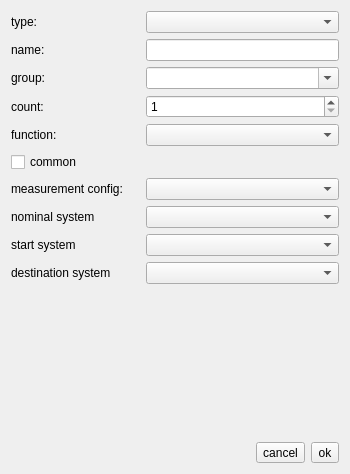
<?xml version="1.0" encoding="UTF-8"?>
<ui version="4.0">
 <class>CreateFeatureDialog</class>
 <widget class="QDialog" name="CreateFeatureDialog">
  <property name="geometry">
   <rect>
    <x>0</x>
    <y>0</y>
    <width>350</width>
    <height>474</height>
   </rect>
  </property>
  <property name="sizePolicy">
   <sizepolicy hsizetype="Preferred" vsizetype="Preferred">
    <horstretch>0</horstretch>
    <verstretch>0</verstretch>
   </sizepolicy>
  </property>
  <property name="windowTitle">
   <string>Dialog</string>
  </property>
  <layout class="QGridLayout" name="gridLayout">
   <item row="0" column="0">
    <layout class="QHBoxLayout" name="horizontalLayout_9" stretch="2,3">
     <property name="sizeConstraint">
      <enum>QLayout::SetDefaultConstraint</enum>
     </property>
     <item>
      <widget class="QLabel" name="label_entityType">
       <property name="text">
        <string>type:</string>
       </property>
      </widget>
     </item>
     <item>
      <widget class="QComboBox" name="comboBox_entityType">
       <property name="sizeAdjustPolicy">
        <enum>QComboBox::AdjustToMinimumContentsLength</enum>
       </property>
      </widget>
     </item>
    </layout>
   </item>
   <item row="1" column="0">
    <layout class="QVBoxLayout" name="verticalLayout">
     <property name="sizeConstraint">
      <enum>QLayout::SetDefaultConstraint</enum>
     </property>
     <item>
      <layout class="QHBoxLayout" name="horizontalLayout_2" stretch="2,3">
       <item>
        <widget class="QLabel" name="label_name">
         <property name="text">
          <string>name:</string>
         </property>
        </widget>
       </item>
       <item>
        <widget class="QLineEdit" name="lineEdit_name">
         <property name="placeholderText">
          <string/>
         </property>
        </widget>
       </item>
      </layout>
     </item>
     <item>
      <layout class="QHBoxLayout" name="horizontalLayout_7" stretch="2,3">
       <item>
        <widget class="QLabel" name="label_group">
         <property name="text">
          <string>group: </string>
         </property>
        </widget>
       </item>
       <item>
        <widget class="QComboBox" name="comboBox_group">
         <property name="editable">
          <bool>true</bool>
         </property>
         <property name="sizeAdjustPolicy">
          <enum>QComboBox::AdjustToMinimumContentsLength</enum>
         </property>
        </widget>
       </item>
      </layout>
     </item>
     <item>
      <layout class="QHBoxLayout" name="horizontalLayout_3" stretch="2,3">
       <item>
        <widget class="QLabel" name="label_count">
         <property name="text">
          <string>count:</string>
         </property>
        </widget>
       </item>
       <item>
        <widget class="QSpinBox" name="spinBox_count">
         <property name="minimum">
          <number>1</number>
         </property>
         <property name="maximum">
          <number>1000</number>
         </property>
        </widget>
       </item>
      </layout>
     </item>
     <item>
      <layout class="QHBoxLayout" name="horizontalLayout_8" stretch="2,3">
       <item>
        <widget class="QLabel" name="label_function">
         <property name="text">
          <string>function:</string>
         </property>
        </widget>
       </item>
       <item>
        <widget class="QComboBox" name="comboBox_function">
         <property name="sizePolicy">
          <sizepolicy hsizetype="Ignored" vsizetype="Fixed">
           <horstretch>0</horstretch>
           <verstretch>0</verstretch>
          </sizepolicy>
         </property>
         <property name="sizeAdjustPolicy">
          <enum>QComboBox::AdjustToMinimumContentsLength</enum>
         </property>
        </widget>
       </item>
      </layout>
     </item>
    </layout>
   </item>
   <item row="2" column="0">
    <layout class="QHBoxLayout" name="horizontalLayout_11" stretch="1,2">
     <item>
      <widget class="QCheckBox" name="checkBox_common">
       <property name="text">
        <string>common</string>
       </property>
      </widget>
     </item>
     <item>
      <spacer name="horizontalSpacer_2">
       <property name="orientation">
        <enum>Qt::Horizontal</enum>
       </property>
       <property name="sizeHint" stdset="0">
        <size>
         <width>40</width>
         <height>20</height>
        </size>
       </property>
      </spacer>
     </item>
    </layout>
   </item>
   <item row="4" column="0">
    <layout class="QHBoxLayout" name="horizontalLayout_10" stretch="2,3">
     <item>
      <widget class="QLabel" name="label_mConfig">
       <property name="text">
        <string>measurement config:</string>
       </property>
      </widget>
     </item>
     <item>
      <widget class="QComboBox" name="comboBox_mConfig">
       <property name="sizeAdjustPolicy">
        <enum>QComboBox::AdjustToMinimumContentsLength</enum>
       </property>
      </widget>
     </item>
    </layout>
   </item>
   <item row="5" column="0">
    <layout class="QHBoxLayout" name="horizontalLayout_4" stretch="2,3">
     <item>
      <widget class="QLabel" name="label_nominalSystem">
       <property name="text">
        <string>nominal system</string>
       </property>
      </widget>
     </item>
     <item>
      <widget class="QComboBox" name="comboBox_nominalSystem">
       <property name="sizeAdjustPolicy">
        <enum>QComboBox::AdjustToMinimumContentsLength</enum>
       </property>
      </widget>
     </item>
    </layout>
   </item>
   <item row="6" column="0">
    <layout class="QVBoxLayout" name="verticalLayout_3">
     <property name="sizeConstraint">
      <enum>QLayout::SetDefaultConstraint</enum>
     </property>
     <item>
      <layout class="QHBoxLayout" name="horizontalLayout_5" stretch="2,3">
       <item>
        <widget class="QLabel" name="label_startSystem">
         <property name="text">
          <string>start system</string>
         </property>
        </widget>
       </item>
       <item>
        <widget class="QComboBox" name="comboBox_startSystem">
         <property name="sizeAdjustPolicy">
          <enum>QComboBox::AdjustToMinimumContentsLength</enum>
         </property>
        </widget>
       </item>
      </layout>
     </item>
     <item>
      <layout class="QHBoxLayout" name="horizontalLayout_6" stretch="2,3">
       <item>
        <widget class="QLabel" name="label_destinationSystem">
         <property name="text">
          <string>destination system</string>
         </property>
        </widget>
       </item>
       <item>
        <widget class="QComboBox" name="comboBox_destinationSystem">
         <property name="sizeAdjustPolicy">
          <enum>QComboBox::AdjustToMinimumContentsLength</enum>
         </property>
        </widget>
       </item>
      </layout>
     </item>
    </layout>
   </item>
   <item row="7" column="0">
    <spacer name="verticalSpacer">
     <property name="orientation">
      <enum>Qt::Vertical</enum>
     </property>
     <property name="sizeType">
      <enum>QSizePolicy::Expanding</enum>
     </property>
     <property name="sizeHint" stdset="0">
      <size>
       <width>20</width>
       <height>40</height>
      </size>
     </property>
    </spacer>
   </item>
   <item row="8" column="0">
    <layout class="QHBoxLayout" name="horizontalLayout">
     <item>
      <spacer name="horizontalSpacer">
       <property name="orientation">
        <enum>Qt::Horizontal</enum>
       </property>
       <property name="sizeHint" stdset="0">
        <size>
         <width>40</width>
         <height>20</height>
        </size>
       </property>
      </spacer>
     </item>
     <item>
      <widget class="QToolButton" name="toolButton_cancel">
       <property name="text">
        <string>cancel</string>
       </property>
      </widget>
     </item>
     <item>
      <widget class="QToolButton" name="toolButton_ok">
       <property name="text">
        <string>ok</string>
       </property>
      </widget>
     </item>
    </layout>
   </item>
  </layout>
 </widget>
 <resources/>
 <connections/>
</ui>
